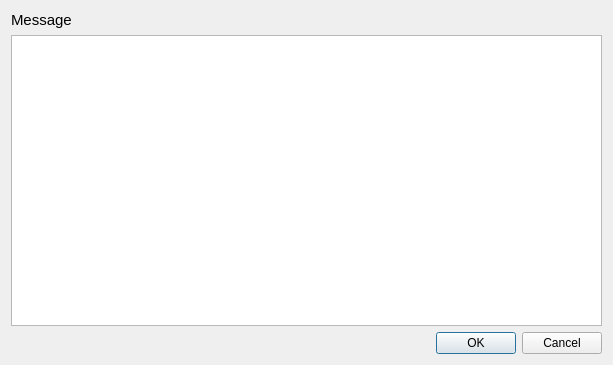
<?xml version="1.0" encoding="UTF-8"?>
<ui version="4.0">
 <class>mdtSqlSelectionDialog</class>
 <widget class="QDialog" name="mdtSqlSelectionDialog">
  <property name="geometry">
   <rect>
    <x>0</x>
    <y>0</y>
    <width>613</width>
    <height>365</height>
   </rect>
  </property>
  <property name="windowTitle">
   <string>Dialog</string>
  </property>
  <layout class="QVBoxLayout" name="verticalLayout">
   <item>
    <widget class="QLabel" name="pvMessageLabel">
     <property name="font">
      <font>
       <pointsize>11</pointsize>
      </font>
     </property>
     <property name="text">
      <string>Message</string>
     </property>
    </widget>
   </item>
   <item>
    <widget class="QTableView" name="pvTableView">
     <property name="editTriggers">
      <set>QAbstractItemView::NoEditTriggers</set>
     </property>
    </widget>
   </item>
   <item>
    <widget class="QDialogButtonBox" name="buttonBox">
     <property name="orientation">
      <enum>Qt::Horizontal</enum>
     </property>
     <property name="standardButtons">
      <set>QDialogButtonBox::Cancel|QDialogButtonBox::Ok</set>
     </property>
    </widget>
   </item>
  </layout>
 </widget>
 <resources/>
 <connections>
  <connection>
   <sender>buttonBox</sender>
   <signal>accepted()</signal>
   <receiver>mdtSqlSelectionDialog</receiver>
   <slot>accept()</slot>
   <hints>
    <hint type="sourcelabel">
     <x>248</x>
     <y>254</y>
    </hint>
    <hint type="destinationlabel">
     <x>157</x>
     <y>274</y>
    </hint>
   </hints>
  </connection>
  <connection>
   <sender>buttonBox</sender>
   <signal>rejected()</signal>
   <receiver>mdtSqlSelectionDialog</receiver>
   <slot>reject()</slot>
   <hints>
    <hint type="sourcelabel">
     <x>316</x>
     <y>260</y>
    </hint>
    <hint type="destinationlabel">
     <x>286</x>
     <y>274</y>
    </hint>
   </hints>
  </connection>
 </connections>
</ui>
